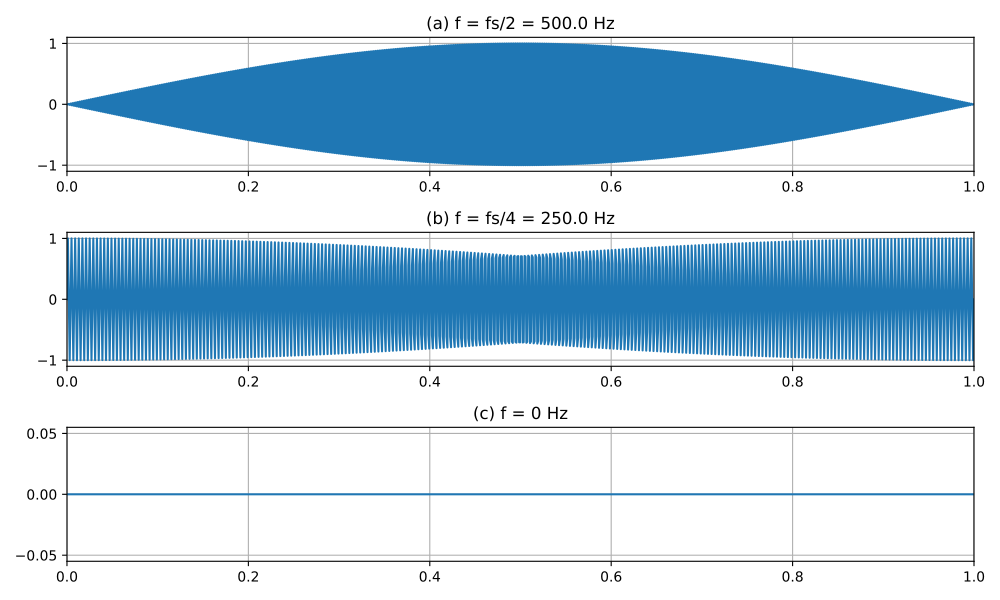

Write Python code to recreate this figure.
import numpy as np
import matplotlib.pyplot as plt

fs = 1000          
duration = 1      
t = np.linspace(0, duration, int(fs * duration))
A = 1             
phi = 0          

# f = fs / 2
f_a = fs / 2
x_a = A * np.sin(2 * np.pi * f_a * t + phi)

#f = fs / 4
f_b = fs / 4
x_b = A * np.sin(2 * np.pi * f_b * t + phi)

# f = 0 Hz
f_c = 0
x_c = A * np.sin(2 * np.pi * f_c * t + phi)

fig, axs = plt.subplots(3, figsize=(10, 6))

axs[0].plot(t, x_a)
axs[0].set_title(f"(a) f = fs/2 = {f_a} Hz")

axs[1].plot(t, x_b)
axs[1].set_title(f"(b) f = fs/4 = {f_b} Hz")

axs[2].plot(t, x_c)
axs[2].set_title(f"(c) f = 0 Hz")

for ax in axs:
    ax.set_xlim([0, 1])  
    ax.grid(True)

plt.tight_layout()
plt.show()
